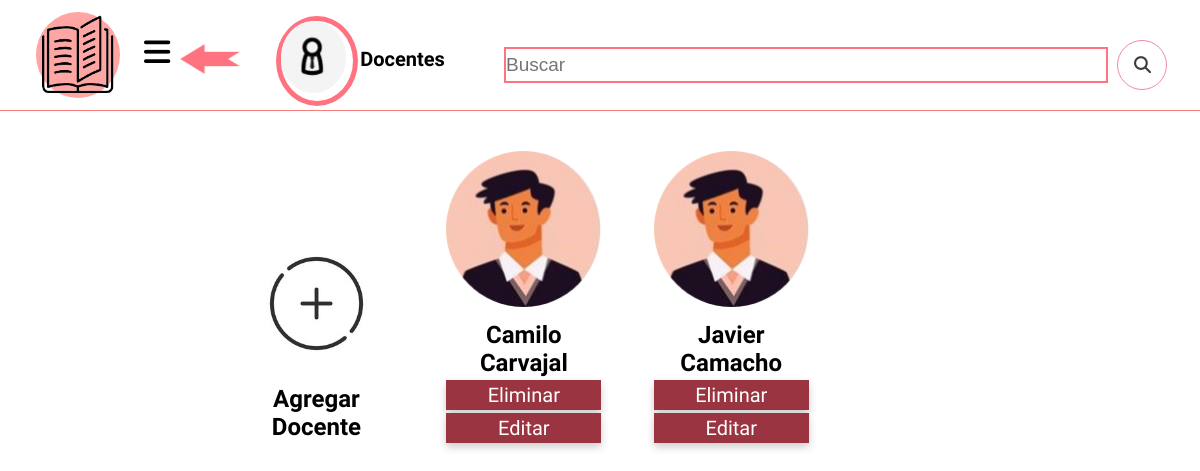
Screenshot of /Docentes.php (signed in) with the database file from the repository.
### tables this page shows
CREATE TABLE `usuarios` (
  `IDusuario` bigint(12) NOT NULL,
  `Contrasena` varchar(20) NOT NULL,
  `ID_rol` int(11) NOT NULL,
  `Img` varchar(70) NOT NULL
);

CREATE TABLE `docente` (
  `IDdocente` bigint(12) NOT NULL,
  `nomb_docente` varchar(45) NOT NULL,
  `No_documento` int(11) NOT NULL,
  `IDinstitucion` int(11) NOT NULL,
  `IDusuario` bigint(12) NOT NULL,
  `Imagen` varchar(40) NOT NULL
);

### Docentes.php (the view, shortened to what this page needs)
<?php
include 'Connect.php';
 ?>
<!DOCTYPE html>
<html>
<head>
	<link rel="stylesheet" type="text/css" href="estilo-login.css">
</head>
<body id="Main" class="Main">
  <header class="L-head">
    <?php
         switch ($_SESSION['rol']) {
             case 2:
             $back = "Admin";
             break;
         }
       ?>
    <a href="<?php echo $back ?>.php">
    <div id="back">
  </div></a>
    <div class="bib">
      <img src="imagen/docentes.png">
      <h1>Docentes</h1>
    </div>
  	<form action="#" method="GET" style="margin-left: 24%;">
  		<input type="text" name="buscar" id="barra" placeholder="Buscar" style="width: 600px;">
  		<button type="submit" name="busqueda" id="busq"><i class="fas fa-search"></i></button>
  	</form>
  	<div class="Usuario" id="Usuario">
      <?php
        $i = $_SESSION['User'];
         $us = "SELECT Img FROM usuarios WHERE IDusuario = '$i'";
         $consul = mysqli_query($Connect, $us);
         while ($uim = mysqli_fetch_array($consul)){
           $imagen = $uim[0];
         }
        ?>
    <img src="<?php echo $imagen ?>">
   <a class="abrirus-btn" id="abrirus-btn"><i class="fas fa-bars"></i></a>
    </div>
  </header>
  <section class="Bib-publi">
  <div class="Est">
    <a href="AgDoc.php">
    <img src="imagen/agregar.jpg">
    <h1>Agregar Docente</h1>
    </a>
  </div>
  <?php
  $query = "SELECT do.nomb_docente, us.Img, us.IDusuario
          FROM `docente` AS do
          INNER JOIN usuarios AS us ON do.IDusuario = us.IDusuario WHERE do.IDdocente > 0";
  $con = mysqli_query($Connect, $query);
  while ($row = mysqli_fetch_array($con)) {
   ?>
  <div class="Est" style="margin-left: 4%;">
    <img src="<?php echo $row[1]; ?>" style="padding-bottom: 10px;">
    <h1><?php echo $row[0]; ?></h1>
    <a href="ElimDoc.php?IDelim=<?php echo $row[2]; ?>"><button>Eliminar</button></a>
    <a href="EditDoc.php?IDedit=<?php echo $row[2]; ?>"><button>Editar</button></a>
  </div>
<?php } ?>
</section>
</body>
</html>

### estilo-login.css (style rules this page uses)
* { margin: 0; padding: 0; }
a { text-decoration: none; }
body { background-image: linear-gradient(to right, #86344a 0%, #bb4d60 25%, #ff727f 50%, #ffa5a4 100%); font-family: arial, helvetica; background-size: 100% 100% no-repeat; }
#Main { background-image: none; }
.L-head img { width: 26%; height: 130px; }
.L-head { width: 100%; height: 110px; border-bottom: 1.5px solid rgb(246.25, 123.75, 125.79); margin-bottom: 25px; }
#barra { width: 900px; height: 32px; border: 2px solid rgba(255,115,128,255); font-size: 19px; }
#busq { border: 1px solid rgba(238,137,168,255); width: 50px; height: 50px; border-radius: 100%; background-color: rgb(255, 255, 255); margin-left: 5px; }
#busq i { font-size: 17px; color: rgb(61, 61, 61); }
.L-head form { position: absolute; left: 18%; top: 5%; }
.Usuario { float: left; margin-left: 3%; margin-top: 1%; width: 7%; height: 86px; background-color: rgba(255,165,164,255); border-radius: 100%; border: 1px; }
.Usuario img { width: 100%; height: 100%; }
.abrirus-btn { position: absolute; margin-left: 2%; margin-top: 2%; font-size: 30px; cursor: pointer; }
#back { width: 5%; height: 30px; position: relative; background-image: url(imagen/back.png); background-size: 100% 100%; left: 15%; top: 40%; margin-bottom: -2.5%; }
.bib { top: 2%; left: 23%; width: 6%; height: 80px; border: 5px solid rgba(255,115,128,255); border-radius: 100%; position: absolute; }
.bib img { width: 90%; height: 90%; }
.bib h1 { margin-left: 110%; margin-top: -70%; font-size: 20px; font-family: 'Dosis', sans-serif; }
.Bib-publi { padding: 15px 0; width: 99.5%; }
.Est { display: inline-block; margin-left: 20%; width: 13%; }
.Est h1 { text-align: center; font-family:'Dosis', sans-serif; color: rgb(0, 0, 0); }
.Est img { width: 100%; height: 100%; }
.Est button { width: 100%; height: 30px; margin-top: 2%; border: none; background-color: #993440; color: rgb(255, 255, 255); font-size: 20px; font-family: 'Dosis', sans-serif; cursor: pointer; box-shadow: 0 4px 8px 0 rgba(0,0,0,0.2); }

### rows the page displays
usuarios: Img (picture)
docente: IDusuario.Img (picture), nomb_docente "Camilo Carvajal"
docente: IDusuario.Img (picture), nomb_docente "Javier Camacho"
